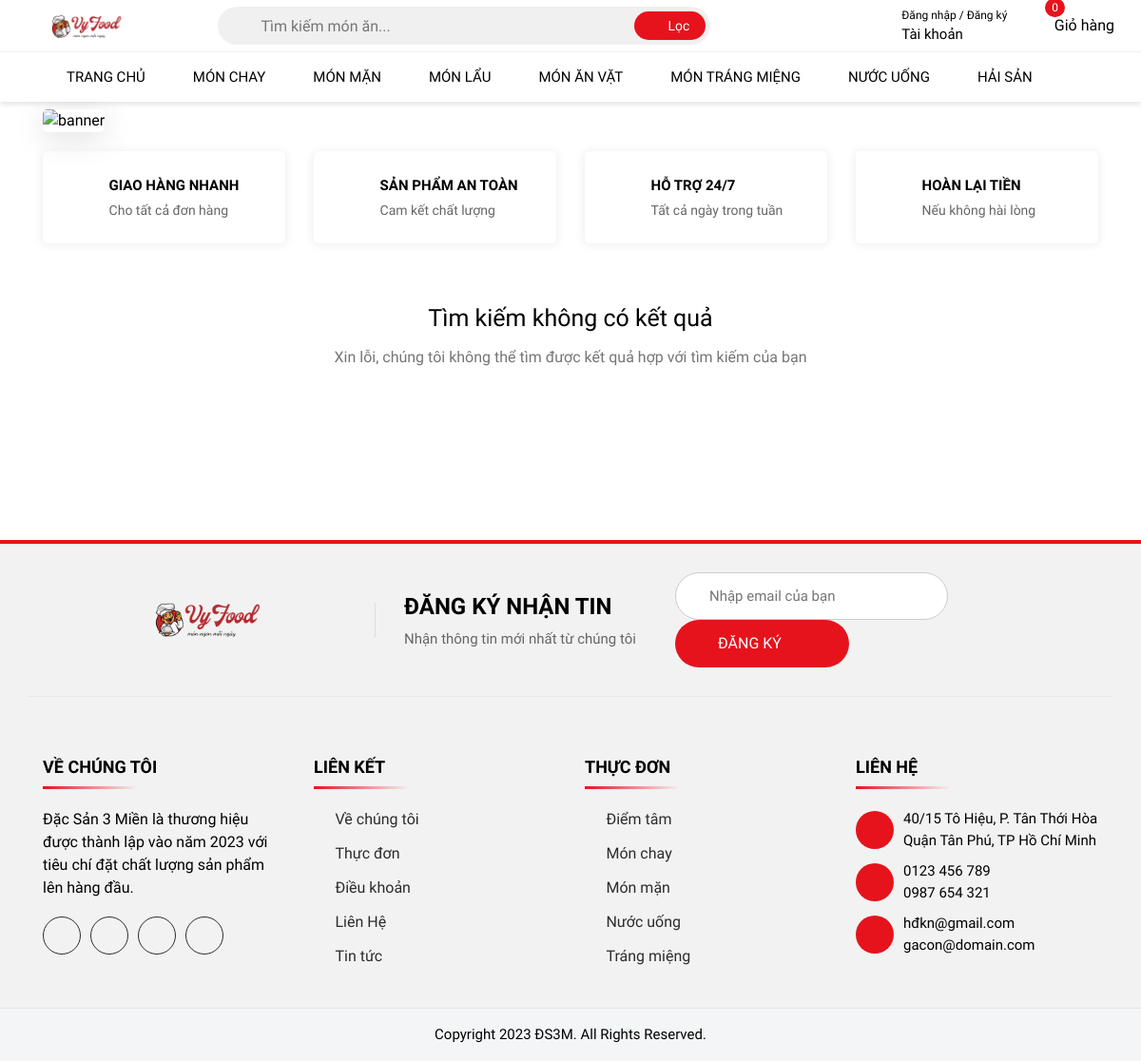
The page /index.php?Type=Món chay on the database as committed earlier.
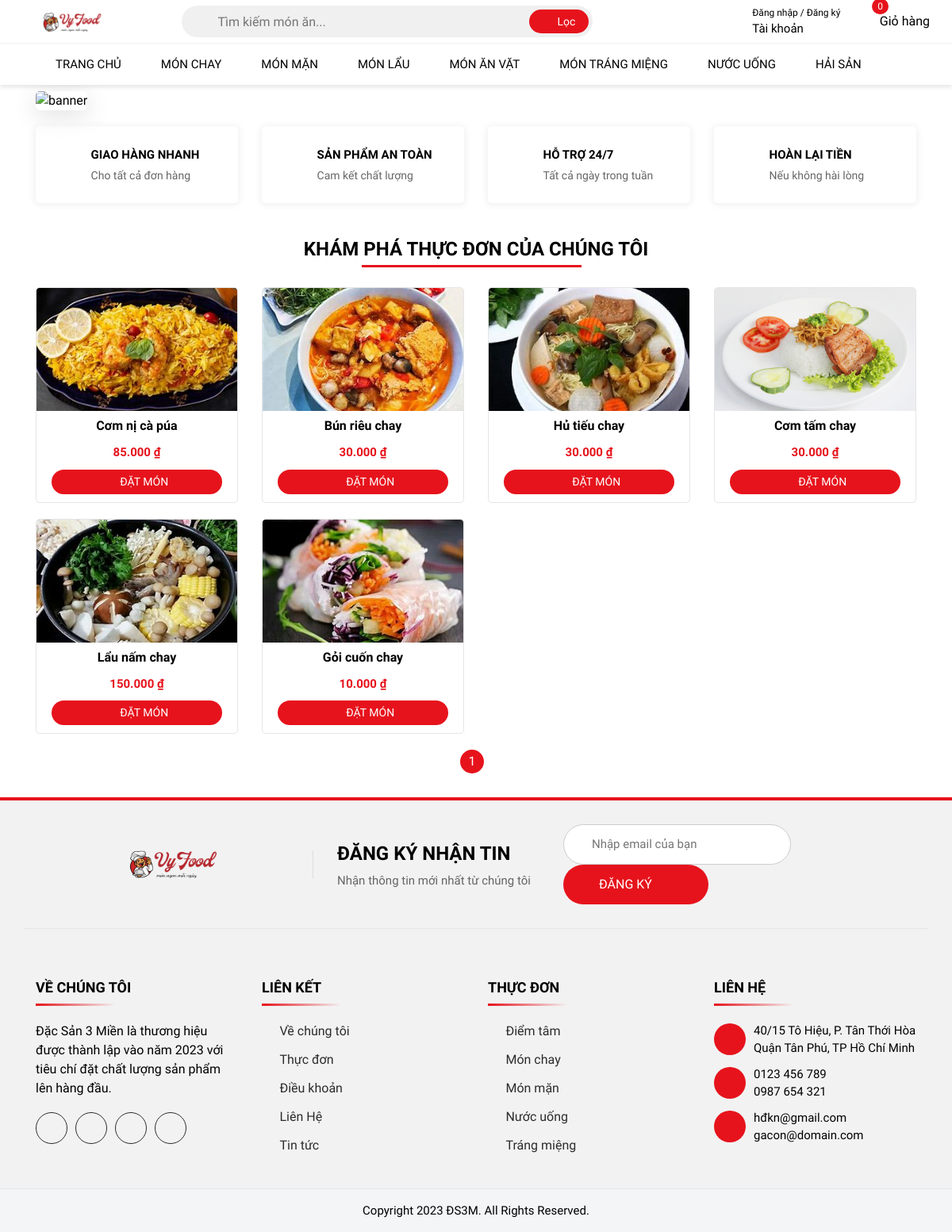
The same page on the database as committed later.
### tables this page shows
CREATE TABLE `sanpham` (
  `ID` int(11) NOT NULL,
  `Name` varchar(255) NOT NULL,
  `Image` varchar(255) NOT NULL,
  `Price` int(255) NOT NULL,
  `Describtion` varchar(255) NOT NULL,
  `Type` enum('món chay','món mặn','món lẩu','món ăn vặt','món tráng miệng','nước uống','hải sản') NOT NULL,
  `Visible` tinyint(1) NOT NULL DEFAULT 1
);

### index.php (the view, shortened to what this page needs)
<!DOCTYPE html>
<html lang="en">
  <head>
    <link
      rel="stylesheet"
      href="https://cdn.jsdelivr.net/npm/bootstrap@4.0.0/dist/css/bootstrap.min.css"
    />
    <link
      rel="stylesheet"
      href="assets/font-awesome-pro-v6-6.2.0/css/all.min.css"
    />
    <link rel="stylesheet" href="assets/css/base.css" />
    <link rel="stylesheet" href="assets/css/style.css" />
  </head>
  <body>
    <?php
    include "includes/header.php";
    ?>
    <div class="Banner">
      <div class="container">
        <div class="inner-img">
          <img src="assets/img/banner.jpg" alt="banner" />
        </div>
      </div>
    </div>
    <div class="home-service" id="home-service">
      <div class="container">
        <div class="row">
          <div class="col-xl-3 col-lg-3 col-md-6 col-sm-6 col-12">
            <div class="inner-item">
              <div class="inner-icon">
                <i class="fa-solid fa-truck-fast"></i>
              </div>
              <div class="inner-info">
                <div class="inner-chu1">GIAO HÀNG NHANH</div>
                <div class="inner-chu2">Cho tất cả đơn hàng</div>
              </div>
            </div>
          </div>
          <div class="col-xl-3 col-lg-3 col-md-6 col-sm-6 col-12">
            <div class="inner-item">
              <div class="inner-icon">
                <i class="fa-solid fa-shield-heart"></i>
              </div>
              <div class="inner-info">
                <div class="inner-chu1">SẢN PHẨM AN TOÀN</div>
                <div class="inner-chu2">Cam kết chất lượng</div>
              </div>
            </div>
          </div>
          <div class="col-xl-3 col-lg-3 col-md-6 col-sm-6 col-12">
            <div class="inner-item">
              <div class="inner-icon">
                <i class="fa-solid fa-headset"></i>
              </div>
              <div class="inner-info">
                <div class="inner-chu1">HỖ TRỢ 24/7</div>
                <div class="inner-chu2">Tất cả ngày trong tuần</div>
              </div>
            </div>
          </div>
          <div class="col-xl-3 col-lg-3 col-md-6 col-sm-6 col-12">
            <div class="inner-item">
              <div class="inner-icon">
                <i class="fa-solid fa-coins"></i>
              </div>
              <div class="inner-info">
                <div class="inner-chu1">HOÀN LẠI TIỀN</div>
                <div class="inner-chu2">Nếu không hài lòng</div>
              </div>
            </div>
          </div>
        </div>
      </div>
    </div>
    <?php
    include "connect.php";
    $limit = 12;
    $page = isset($_GET['page']) ? (int)$_GET['page'] : 1;
    $page = max($page, 1);
    $offset = ($page - 1) * $limit;
    $stmt = $conn->prepare("SELECT * FROM sanpham WHERE Visible = 1 LIMIT ? OFFSET ?");
    $stmt->bind_param("ii", $limit, $offset);
    $stmt->execute();
?>
      <?php
include "connect.php";
$Type = isset($_GET['Type']) ? $_GET['Type'] : '';
$page = isset($_GET['page']) ? (int)$_GET['page'] : 1;
$limit = 12;
$offset = ($page - 1) * $limit;
if ($Type) {
    $stmt_count = $conn->prepare("SELECT COUNT(*) as total FROM sanpham WHERE Type = ? and Visible = 1");
    $stmt_count->bind_param("s", $Type);
    $stmt_count->execute();
} else {
    $stmt_count = $conn->prepare("SELECT COUNT(*) as total FROM sanpham WHERE Visible = 1");
    $stmt_count->execute();
}
$count_result = $stmt_count->get_result();
$row_count = $count_result->fetch_assoc();
$total_records = $row_count['total'];
$total_pages = ceil($total_records / $limit);
if ($Type) {
    $stmt = $conn->prepare("SELECT * FROM sanpham WHERE Type = ? and Visible= 1 LIMIT ? OFFSET ?");
    $stmt->bind_param("sii", $Type, $limit, $offset);
} else {
    $stmt = $conn->prepare("SELECT * FROM sanpham WHERE Visible = 1 LIMIT ? OFFSET ?");
    $stmt->bind_param("ii", $limit, $offset);
}
$stmt->execute();
$result = $stmt->get_result();
?>
<div class="Products" id="product-list">
  <div class="container">
    <div class="row">
      <?php if ($total_records > 0): ?>
        <div class="col-xl-12">
          <div class="inner-title">Khám phá thực đơn của chúng tôi</div>
        </div>
        <?php while ($row = $result->fetch_assoc()): ?>
          <div class="col-xl-3 col-lg-3 col-md-4 col-sm-6 col-12">
            <div class="inner-item">
              <a href="chitietsp.php?id=<?= $row['ID']; ?>" class="inner-img">
                <img src="<?= htmlspecialchars($row['Image']); ?>" />
              </a>
              <div class="inner-info">
                <div class="inner-ten"><?= htmlspecialchars($row['Name']); ?></div>
                <div class="inner-gia"><?= number_format($row['Price']); ?>.000 ₫</div>
                <a href="chitietsp.php?id=<?= $row['ID']; ?>" class="inner-muahang">
                  <i class="fa-solid fa-cart-plus"></i> ĐẶT MÓN
                </a>
              </div>
            </div>
          </div>
        <?php endwhile; ?>
      <?php else: ?>
        <div class="col-xl-12">
          <div class="home-products" id="home-products"><div class="no-result"><div class="no-result-h">Tìm kiếm không có kết quả</div><div class="no-result-p">Xin lỗi, chúng tôi không thể tìm được kết quả hợp với tìm kiếm của bạn</div><div class="no-result-i"><i class="fa-light fa-face-sad-cry"></i></div></div></div>
        </div>
      <?php endif; ?>
    </div>
  </div>
</div>
    <div id="pagination" class="Pagination">
  <div class="container">
    <ul>
      <?php
      for ($i = 1; $i <= $total_pages; $i++) {
          $active_class = ($i == $page) ? 'trang-chinh' : '';
          echo '<li><a href="index.php?Type=' . urlencode($Type) . '&page=' . $i . '" class="inner-trang ' . $active_class . '">' . $i . '</a></li>';
      }
      ?>
    </ul>
  </div>
</div>
    <?php
    include_once "includes/footer.php";
     ?>

### includes/header.php (shortened to what this page needs)
 <header>
      <div class="header-middle">
      <div class="container">
          <div class="header-middle-left">
            <div class="header-logo">
              <a href="index.php">
                <img
                  src="./assets/img/logo.png"
                  alt=""
                  class="header-logo-img"
                />
              </a>
          </div>
          </div>
        <div class="header-middle-center">
            <form id="search-form" class="form-search" onsubmit="event.preventDefault(); searchProducts();">
                <span class="search-btn" onclick="searchProducts()">
                    <i class="fa-light fa-magnifying-glass"></i>
                </span>
                <input type="text" class="form-search-input" id="search-input" placeholder="Tìm kiếm món ăn...">
                <button class="filter-btn" id="toggle-filter-btn">
                    <i class="fa-light fa-filter-list"></i><span>Lọc</span>
                </button>
            </form>
        </div>
          <div class="header-middle-right">
            <ul class="header-middle-right-list">
              <li class="header-middle-right-item dropdown open">
                <i class="fa-light fa-user"></i>
                <div class="auth-container">
                  <span class="text-dndk">Đăng nhập / Đăng ký</span>
                  <span class="text-tk"
                    >Tài khoản <i class="fa-sharp fa-solid fa-caret-down"></i
                  ></span>
                </div>
              </li>
              <li class="header-middle-right-item open" data-toggle="modal"
              data-target="#cartModal">
                <div class="cart-icon-menu">
                  <i class="fa-light fa-basket-shopping"></i>
                  <span class="count-product-cart">0</span>
                </div>
                <span>Giỏ hàng</span>
              </li>
            </ul>
        </div>
      </div>
      </div>
    </header>
    <nav class="header-bottom">
  <div class="container">
    <ul class="menu-list">
      <li class="menu-list-item"><a href="index.php" class="menu-link">Trang chủ</a></li>
      <li class="menu-list-item"><a href="index.php?Type=Món chay#scroll" class="menu-link">Món chay</a></li>
      <li class="menu-list-item"><a href="index.php?Type=Món mặn#scroll" class="menu-link">Món mặn</a></li>
      <li class="menu-list-item"><a href="index.php?Type=Món lẩu#scroll" class="menu-link">Món lẩu</a></li>
      <li class="menu-list-item"><a href="index.php?Type=Món ăn vặt#scroll" class="menu-link">Món ăn vặt</a></li>
      <li class="menu-list-item"><a href="index.php?Type=Món tráng miệng#scroll" class="menu-link">Món tráng miệng</a></li>
      <li class="menu-list-item"><a href="index.php?Type=Nước uống#scroll" class="menu-link">Nước uống</a></li>
      <li class="menu-list-item"><a href="index.php?Type=Hải sản#scroll" class="menu-link">Hải sản</a></li>
    </ul>
  </div>
</nav>
    <div class="advanced-search" id="advanced-search" >
    <div class="container">
        <div class="advanced-search-category">
            <span>Phân loại</span>
        </div>
        <div class="advanced-search-price">
            <span>Giá từ</span>
            <span>đến</span>
            <button type="button" id="advanced-search-price-btn">
            </button>
        </div>
        <div class="advanced-search-control">
            <button id="sort-ascending" onclick="searchProducts(1)">
          </button>
          <button id="sort-descending" onclick="searchProducts(2)">
          </button>
          <button id="reset-search" onclick="searchProducts(0)">
          </button>
          <button onclick="closeSearchAdvanced()">
          </button>
        </div>
    </div>
</div>

### includes/footer.php (shortened to what this page needs)
 <div class="Footer-top">
      <div class="container">
        <div class="row">
          <div class="col-xl-4 col-lg-4 col-md-12">
            <div class="inner-logo">
              <img src="assets/img/logo.png" alt="logo" />
            </div>
          </div>
          <div class="col-xl-3 col-lg-3 col-md-6">
            <div class="inner-text">
              <div class="inner-chu1">Đăng ký nhận tin</div>
              <div class="inner-chu2">Nhận thông tin mới nhất từ chúng tôi</div>
            </div>
          </div>
          <div class="col-xl-5 col-lg-5 col-md-6">
            <form action="" class="inner-form">
              <input type="text" placeholder="Nhập email của bạn" />
              <button class="inner-sub">
                ĐĂNG KÝ <i class="fa-solid fa-arrow-right"></i>
              </button>
            </form>
          </div>
        </div>
      </div>
    </div>
    <div class="Footer-middle">
      <div class="container">
        <div class="row">
          <div class="col-xl-3 col-lg-3 col-md-12 col-sm-12 col-12">
            <div class="inner-text">Về chúng tôi</div>
            <p class="inner-desc">
              Đặc Sản 3 Miền là thương hiệu được thành lập vào năm 2023 với tiêu
              chí đặt chất lượng sản phẩm lên hàng đầu.
            </p>
            <div class="inner-icon">
              <a href="#"><i class="fa-brands fa-facebook-f"></i></a>
              <a href="#"><i class="fa-brands fa-twitter"></i></a>
              <a href="#"><i class="fa-brands fa-instagram"></i></a>
              <a href="#"><i class="fa-brands fa-tiktok"></i></a>
            </div>
          </div>
          <div class="col-xl-3 col-lg-3 col-md-6 col-sm-6 col-12">
            <div class="inner-text">liên kết</div>
            <ul>
              <li>
                <a href="#"
                  ><i class="fa-solid fa-arrow-right"></i>Về chúng tôi</a
                >
              </li>
              <li>
                <a href="#"><i class="fa-solid fa-arrow-right"></i>Thực đơn</a>
              </li>
              <li>
                <a href="#"
                  ><i class="fa-solid fa-arrow-right"></i>Điều khoản</a
                >
              </li>
              <li>
                <a href="#"><i class="fa-solid fa-arrow-right"></i>Liên Hệ</a>
              </li>
              <li>
                <a href="#"><i class="fa-solid fa-arrow-right"></i>Tin tức</a>
              </li>
            </ul>
          </div>
          <div class="col-xl-3 col-lg-3 col-md-6 col-sm-6 col-12">
            <div class="inner-text">thực đơn</div>
            <ul class="inner-menu">
              <li>
                <a href="#"><i class="fa-solid fa-arrow-right"></i>Điểm tâm</a>
              </li>
              <li>
                <a href="#"><i class="fa-solid fa-arrow-right"></i>Món chay</a>
              </li>
              <li>
                <a href="#"><i class="fa-solid fa-arrow-right"></i>Món mặn</a>
              </li>
              <li>
                <a href="#"><i class="fa-solid fa-arrow-right"></i>Nước uống</a>
              </li>
              <li>
                <a href="#"
                  ><i class="fa-solid fa-arrow-right"></i>Tráng miệng</a
                >
              </li>
            </ul>
          </div>
          <div class="col-xl-3 col-lg-3 col-md-6 col-sm-6 col-12">
            <div class="inner-text">liên hệ</div>
            <div class="inner-contact">
              <div class="inner-icon">
                <i class="fa-solid fa-location-dot"></i>
              </div>
              <div class="inner-diachi">
                <div class="inner-chu1">40/15 Tô Hiệu, P. Tân Thới Hòa</div>
                <div class="inner-chu2">Quận Tân Phú, TP Hồ Chí Minh</div>
              </div>
            </div>
            <div class="inner-contact">
              <div class="inner-icon">
                <i class="fa-solid fa-phone"></i>
              </div>
              <div class="inner-diachi">
                <div class="inner-chu1">0123 456 789</div>
                <div class="inner-chu2">0987 654 321</div>
              </div>
            </div>
            <div class="inner-contact">
              <div class="inner-icon">
                <i class="fa-regular fa-envelope"></i>
              </div>
              <div class="inner-diachi">
                <div class="inner-chu1">hđkn@gmail.com</div>
                <div class="inner-chu2">gacon@domain.com</div>
              </div>
            </div>
          </div>
        </div>
      </div>
    </div>
    <div class="Footer-bottom">
      <div class="container">
        <div class="row">
          <div class="col-xl-12">
            <div class="inner-end">
              Copyright 2023 ĐS3M. All Rights Reserved.
            </div>
          </div>
        </div>
      </div>
    </div>
  </body>
</html>

### assets/css/base.css (style rules this page uses)
:root { --color-text: #000000; --color-bg1: #0d5432; --color-bg2: #e6131c; --font: "Roboto Condensed", sans-serif; }
a { text-decoration: none; }
body { color: var(--color-text); font-family: var(--font); overflow-x: hidden; }

Rows that differ between the two databases and show on the page:
now on this page (row edited): sanpham: shows a picture, Name "Cơm nị cà púa", Price "85"
added sanpham: shows a picture, Name "Bún riêu chay", Price "30"
added sanpham: shows a picture, Name "Hủ tiếu chay", Price "30"
added sanpham: shows a picture, Name "Cơm tấm chay", Price "30"
added sanpham: shows a picture, Name "Lẩu nấm chay", Price "150"
added sanpham: shows a picture, Name "Gỏi cuốn chay", Price "10"
Other text that changed with them:
text no longer shown: "Tìm kiếm không có kết quả Xin lỗi, chúng tôi không thể tìm được kết quả hợp với tìm kiếm của bạn"
text now shown: "KHÁM PHÁ THỰC ĐƠN CỦA CHÚNG TÔI"
new list line: "1"
